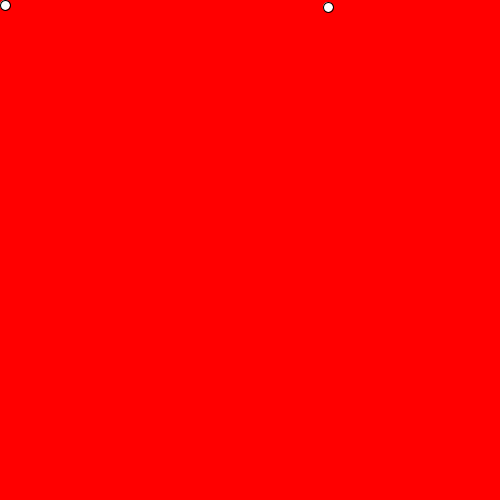
Frame 1 (no input)
Frame 60 (the mouse pressed at the canvas centre just before this capture): identical to frame 1, image omitted
Frame 120 (the mouse held since frame 60 and released just before this capture): identical to frame 1, image omitted

The Processing sketch that drew this single still picture (run headless with seeded random() and noise(); from frame 60 on, the mouse is pressed at the canvas centre):

// Processing sketch: Magic_Worms
// ── Magic_Worms.pde
int xp = 5;
int yp = 5;

void setup(){
  size(500, 500);
  background(255, 0, 0);

}



void draw(){
  int randomNumber = (int) random(width);
  int arandomNumber = (int) random(height);
  for(int i=0; i<300; i++ ){
  ellipse(xp, yp, 10, 10);
  xp = xp+randomNumber;
  yp = yp+2;
}
  
  
}
